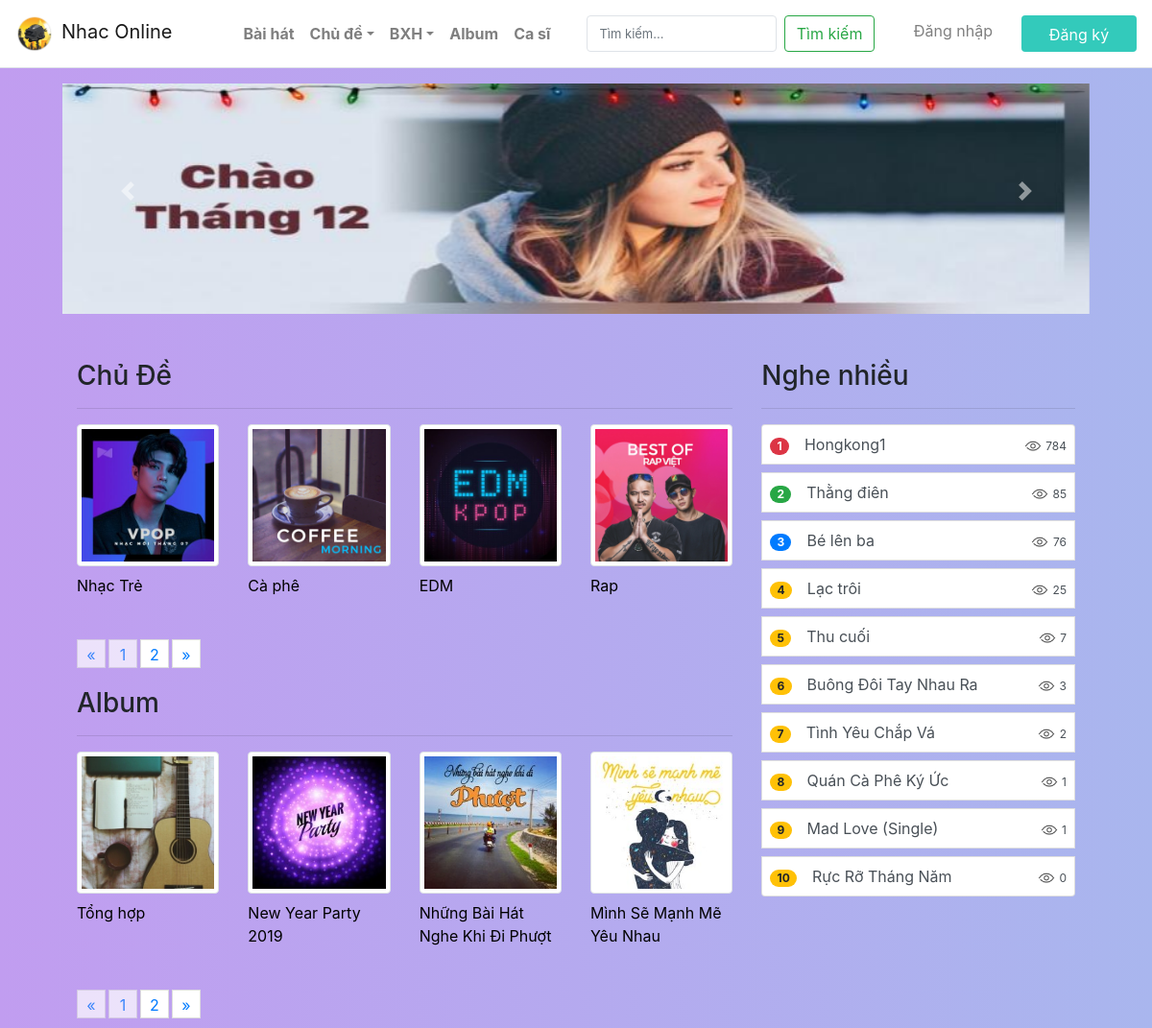
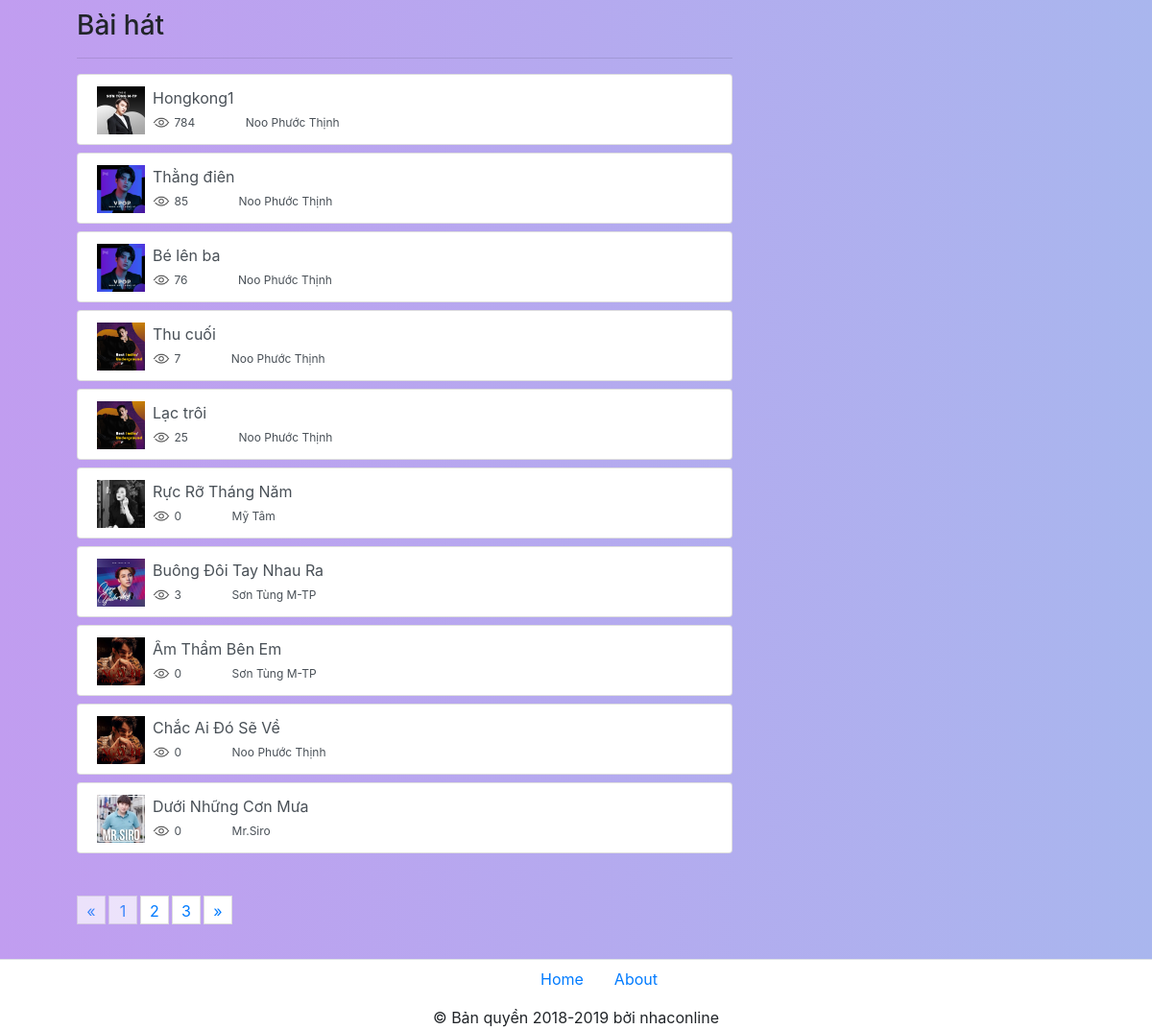
The app's page /Sources/index.php with its own data (2 pictures, top to bottom).
### tables this page shows
CREATE TABLE `chude` (
  `id` int(100) NOT NULL,
  `tenchude` varchar(100) NOT NULL,
  `image` varchar(100) NOT NULL
);

CREATE TABLE `album` (
  `id` int(100) NOT NULL,
  `tenalbum` varchar(100) NOT NULL,
  `image` varchar(100) NOT NULL
);

### Sources/index.php (the view, shortened to what this page needs)
<!DOCTYPE html>
<html lang="en">
<head>
    <link rel="stylesheet" href="./css/hover.css">
    <link rel="stylesheet" href="./css/bootstrap.min.css">
	<link rel="stylesheet" href="./css/jquery.paginate.css">
    <link rel="stylesheet" href="./css/fixbody.css">
</head>
<body>
    <div class="container-fullwidth">
        <?php
        include('./php/header.php');
        ?>
        <div id="carouselExampleControls" class="carousel slide col-md-11 m-auto pt-3" data-ride="carousel">
            <div class="carousel-inner">
                <div class="carousel-item active">
                    <img class="d-block w-100" src="./image/img01.jpg" alt="First slide">
                </div>
            </div>
            <a class="carousel-control-prev" href="#carouselExampleControls" role="button" data-slide="prev">
                <span class="carousel-control-prev-icon" aria-hidden="true"></span>
            </a>
            <a class="carousel-control-next" href="#carouselExampleControls" role="button" data-slide="next">
                <span class="carousel-control-next-icon" aria-hidden="true"></span>
            </a>
        </div>
        <main class="col-md-11 m-auto">
            <div class="left col-md-8 float-left">
                <div class="text-md-left mt-5">
                    <h3>Chủ Đề</h3>
                </div>
                <hr>
                <div class="row" id="listchude">
            <?php
                require('./php/connect.php');
                $sql = "SELECT * FROM chude";
                $result = mysqli_query($con,$sql);
                while($row = mysqli_fetch_assoc($result)){
                $tenchude = $row['tenchude'];
                $image=$row['image'];
                echo '<div class="col-lg-3 col-md-4 img-hover">
                    <a href="p_baihat.php?id='.$row['id'] .'" class="d-block mb-4 h-100" style="text-decoration: none;">
                    <div><img class="img-fluid img-thumbnail " src='.$image.' alt=""></div>
                    <div class="mt-2" style="color: black;">'.$tenchude.'</div>
                    </a>
                </div>';
                }
                    ?>
                </div>
                <div class="text-md-left mt-3">
                    <h3>Album</h3>
                </div>
                <hr>
                <div class="row" id="listalbum">
                <?php
                    require('./php/connect.php');
                    $sql = "SELECT * FROM album";
                    $result = mysqli_query($con,$sql);
                    while($row = mysqli_fetch_assoc($result)){
                    $tenalbum = $row['tenalbum'];
                    $imageab=$row['image'];
                    echo '<div class="col-lg-3 col-md-4 img-hover">
                        <a href="p_album.php?id='.$row['id'] .'" class="d-block mb-4 h-100" style="text-decoration: none;">
                        <div><img class="img-fluid img-thumbnail " src='.$imageab.' alt=""></div>
                        <div class="mt-2" style="color: black;">'.$tenalbum.'</div>
                        </a>
                    </div>';
                    }
                        ?>
                </div>
                <div class="text-md-left mt-3">
                    <h3>Bài hát</h3>
                </div>
                <hr>
                <div class="list-group">
                <ul id="listbaihat" class="p-0" style="list-style:none;">
                <?php
                    require('./php/connect.php');
                    $sql = "SELECT * FROM v_baihat" ;
                    $result = mysqli_query($con,$sql);
                    while($row = mysqli_fetch_assoc($result)){
                        $tenbaihat = $row['tenbaihat'];
                        $casi = $row['tencasi'];
                        $luotnghe = $row['luotnghe'];
                        $anh = $row['image'];
                        echo '<li><a href="./playnhac.php?id='.$row['id'].'" class="list-group-item list-group-item-action flex-column align-items-start mb-2">
                            <span>
                                <img class="float-md-left mr-2" src="./'.$anh.'" width="50px">
                            </span>
                            <div class="item_title">'.$tenbaihat.'</div>
                            <div class="box_items">
                                <span class="item_span mr-5">
                                    <img src="./image/views.png" width="18px">
                                    <span style="font-size:12px;">'.$luotnghe.'</span>
                                </span>
                                <span>
                                    <span style="font-size:12px;">'.$casi.'</span>
                                </span>
                            </div>
                        </a></li>';
                    }
                ?>
                </ul>
                </div>
            </div>
            <div class="right col-md-4 float-right">
                <?php include('./php/menuright.php');?>
            </div>
        </main>
        <?php
        include('./php/footer.php');
        ?>
    </div>
</body>
</html>

### Sources/css/hover.css (style rules this page uses)
.img-hover img { -webkit-transition: all .3s ease; -moz-transition: all .3s ease; -o-transition: all .3s ease; -ms-transition: all .3s ease; transition: all .3s ease; position:relative; }

### Sources/css/fixbody.css (style rules this page uses)
body { background: linear-gradient(to left, #a9b6ee, #c19df0); }

### records on screen
chude: image (picture), tenchude "Nhạc Trẻ"
chude: image (picture), tenchude "Cà phê"
chude: image (picture), tenchude "EDM"
chude: image (picture), tenchude "Rap"
album: image (picture), tenalbum "Tổng hợp"
album: image (picture), tenalbum "New Year Party 2019"
album: image (picture), tenalbum "Những Bài Hát Nghe Khi Đi Phượt"
album: image (picture), tenalbum "Mình Sẽ Mạnh Mẽ Yêu Nhau"

### other values on screen
$tenbaihat "Hongkong1"
$luotnghe "784"
$casi "Noo Phước Thịnh"
$tenbaihat "Thằng điên"
$luotnghe "85"
$tenbaihat "Bé lên ba"
$luotnghe "76"
$tenbaihat "Thu cuối"
$luotnghe "7"
$tenbaihat "Lạc trôi"
$luotnghe "25"
$tenbaihat "Rực Rỡ Tháng Năm"
$luotnghe "0"
$casi "Mỹ Tâm"
$tenbaihat "Buông Đôi Tay Nhau Ra"
